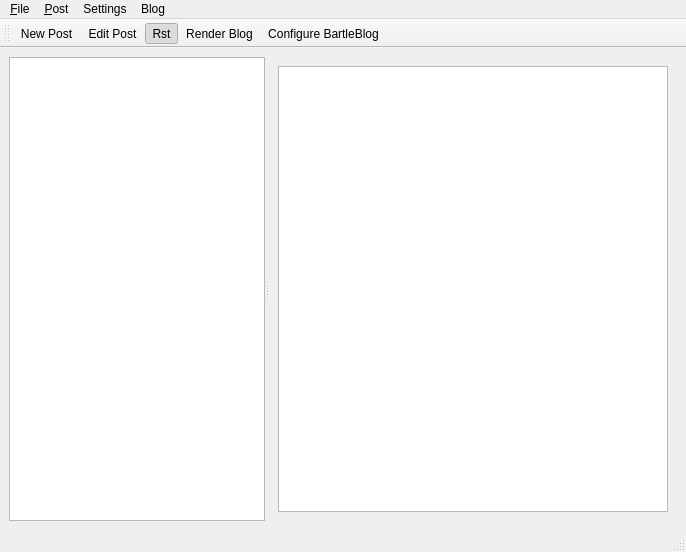
<ui version="4.0" >
 <class>MainWindow</class>
 <widget class="QMainWindow" name="MainWindow" >
  <property name="geometry" >
   <rect>
    <x>0</x>
    <y>0</y>
    <width>686</width>
    <height>552</height>
   </rect>
  </property>
  <property name="windowTitle" >
   <string>MainWindow</string>
  </property>
  <widget class="QWidget" name="centralwidget" >
   <layout class="QHBoxLayout" >
    <property name="margin" >
     <number>9</number>
    </property>
    <property name="spacing" >
     <number>6</number>
    </property>
    <item>
     <widget class="QSplitter" name="splitter" >
      <property name="orientation" >
       <enum>Qt::Horizontal</enum>
      </property>
      <widget class="QTreeView" name="tree" >
       <property name="sizePolicy" >
        <sizepolicy>
         <hsizetype>7</hsizetype>
         <vsizetype>7</vsizetype>
         <horstretch>0</horstretch>
         <verstretch>0</verstretch>
        </sizepolicy>
       </property>
       <property name="sortingEnabled" >
        <bool>false</bool>
       </property>
       <property name="animated" >
        <bool>false</bool>
       </property>
       <property name="allColumnsShowFocus" >
        <bool>true</bool>
       </property>
      </widget>
      <widget class="QStackedWidget" name="stack" >
       <property name="sizePolicy" >
        <sizepolicy>
         <hsizetype>7</hsizetype>
         <vsizetype>5</vsizetype>
         <horstretch>2</horstretch>
         <verstretch>0</verstretch>
        </sizepolicy>
       </property>
       <property name="currentIndex" >
        <number>0</number>
       </property>
       <widget class="QWidget" name="page_2" >
        <layout class="QHBoxLayout" >
         <property name="margin" >
          <number>9</number>
         </property>
         <property name="spacing" >
          <number>6</number>
         </property>
         <item>
          <widget class="QTextBrowser" name="viewer" >
           <property name="openExternalLinks" >
            <bool>true</bool>
           </property>
          </widget>
         </item>
        </layout>
       </widget>
       <widget class="QWidget" name="page" >
        <layout class="QVBoxLayout" >
         <property name="margin" >
          <number>9</number>
         </property>
         <property name="spacing" >
          <number>6</number>
         </property>
         <item>
          <layout class="QGridLayout" >
           <property name="margin" >
            <number>0</number>
           </property>
           <property name="spacing" >
            <number>6</number>
           </property>
           <item row="0" column="0" >
            <widget class="QLabel" name="label" >
             <property name="text" >
              <string>Title</string>
             </property>
            </widget>
           </item>
           <item row="1" column="1" >
            <widget class="QLineEdit" name="link" />
           </item>
           <item row="1" column="0" >
            <widget class="QLabel" name="label_2" >
             <property name="text" >
              <string>Link</string>
             </property>
             <property name="buddy" >
              <cstring>link</cstring>
             </property>
            </widget>
           </item>
           <item row="0" column="1" >
            <widget class="QLineEdit" name="title" />
           </item>
          </layout>
         </item>
         <item>
          <widget class="QTextEdit" name="editor" />
         </item>
         <item>
          <layout class="QHBoxLayout" >
           <property name="margin" >
            <number>0</number>
           </property>
           <property name="spacing" >
            <number>6</number>
           </property>
           <item>
            <widget class="QLineEdit" name="categories" />
           </item>
           <item>
            <widget class="QDateTimeEdit" name="pubDate" />
           </item>
          </layout>
         </item>
        </layout>
       </widget>
      </widget>
     </widget>
    </item>
   </layout>
  </widget>
  <widget class="QMenuBar" name="menubar" >
   <property name="geometry" >
    <rect>
     <x>0</x>
     <y>0</y>
     <width>686</width>
     <height>31</height>
    </rect>
   </property>
   <widget class="QMenu" name="menu_Post" >
    <property name="title" >
     <string>&amp;Post</string>
    </property>
    <addaction name="actionEdit_Item" />
   </widget>
   <widget class="QMenu" name="menu_File" >
    <property name="title" >
     <string>&amp;File</string>
    </property>
    <addaction name="actionNew_Post" />
    <addaction name="separator" />
    <addaction name="separator" />
   </widget>
   <widget class="QMenu" name="menuBlog" >
    <property name="title" >
     <string>Blog</string>
    </property>
    <addaction name="actionRender_Blog" />
   </widget>
   <widget class="QMenu" name="menuSettings" >
    <property name="title" >
     <string>Settings</string>
    </property>
    <addaction name="actionConfigure" />
   </widget>
   <addaction name="menu_File" />
   <addaction name="menu_Post" />
   <addaction name="menuSettings" />
   <addaction name="menuBlog" />
  </widget>
  <widget class="QStatusBar" name="statusbar" />
  <widget class="QToolBar" name="toolBar" >
   <property name="orientation" >
    <enum>Qt::Horizontal</enum>
   </property>
   <attribute name="toolBarArea" >
    <number>4</number>
   </attribute>
   <addaction name="actionNew_Post" />
   <addaction name="actionEdit_Item" />
   <addaction name="actionRst" />
   <addaction name="actionRender_Blog" />
   <addaction name="actionConfigure" />
  </widget>
  <action name="actionEdit_Item" >
   <property name="checkable" >
    <bool>true</bool>
   </property>
   <property name="icon" >
    <iconset resource="icons.qrc" >:/icons/icons/edit.png</iconset>
   </property>
   <property name="text" >
    <string>Edit Post</string>
   </property>
  </action>
  <action name="actionRst" >
   <property name="checkable" >
    <bool>true</bool>
   </property>
   <property name="checked" >
    <bool>true</bool>
   </property>
   <property name="icon" >
    <iconset resource="icons.qrc" >:/icons/icons/fonts.png</iconset>
   </property>
   <property name="text" >
    <string>Rst</string>
   </property>
  </action>
  <action name="actionRender_Blog" >
   <property name="icon" >
    <iconset resource="icons.qrc" >:/icons/icons/up.png</iconset>
   </property>
   <property name="text" >
    <string>Render Blog</string>
   </property>
  </action>
  <action name="actionNew_Post" >
   <property name="icon" >
    <iconset resource="icons.qrc" >:/icons/icons/filenew.png</iconset>
   </property>
   <property name="text" >
    <string>New Post</string>
   </property>
  </action>
  <action name="actionConfigure" >
   <property name="icon" >
    <iconset resource="icons.qrc" >:/icons/icons/configure.png</iconset>
   </property>
   <property name="text" >
    <string>Configure BartleBlog</string>
   </property>
  </action>
 </widget>
 <resources>
  <include location="icons.qrc" />
 </resources>
 <connections/>
</ui>
